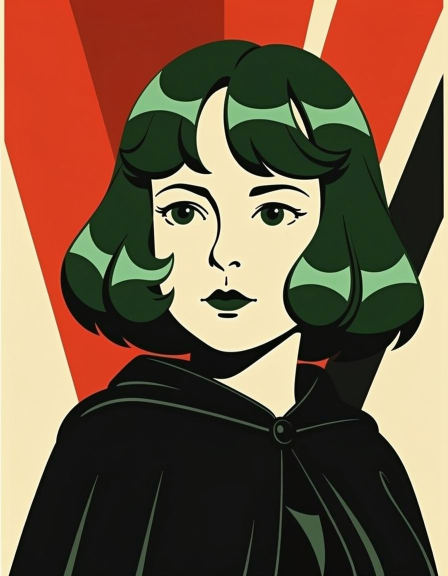
#> input picture assets/bichon_portrait_raw.jpeg, 896 x 1152 px (shown at 1/2 size)
$ python -i nonogram_pipeline.py   (imports and definitions only)
#> lines starting #> are read from the running program, lines starting #| are printed output that depends on the picture; after the words box and inside, x2 and y2 are one past the last pixel; in counts of white or black regions, pixels touching at a corner belong together
#> further down, picture is the input picture: PIL image 896x1152 RGB; mean R, G, B 117.1, 90.4, 67.7
#!/usr/bin/env python3
"""Generate nonogram puzzle sheets and pixel-art solutions from source images."""

from __future__ import annotations

import argparse
import json
import math
from collections import Counter
from dataclasses import dataclass
from datetime import datetime, timezone
from pathlib import Path
from typing import Iterable

import numpy as np
from PIL import Image, ImageDraw, ImageFont

try:
    import cv2
except ImportError as exc:  # pragma: no cover - exercised only when dependency is missing
    raise SystemExit("opencv-python-headless is required for nonogram image binarization") from exc

from nonogram.src.core.solveurs.dynamic_programming import solve as nonogram_solve
from nonogram.src.core.solveurs.solveur_utils import CASE_NOIRE, CASE_VIDE


CELL_SIZE = 40
FONT_SIZE = 18
OUTPUT_DIR = Path("output")
PUZZLES_DIR = Path("puzzles")

SOYUZ_PALETTE: list[tuple[int, int, int]] = [
    (255, 255, 255),  # paper
    (204, 32, 39),  # poster red
    (31, 83, 177),  # cobalt blue
    (242, 187, 51),  # warm yellow
    (28, 31, 36),  # ink black
]

COLOR_NAMES = {
    (255, 255, 255): "paper",
    (204, 32, 39): "poster_red",
    (31, 83, 177): "cobalt_blue",
    (242, 187, 51): "warm_yellow",
    (28, 31, 36): "ink_black",
}


@dataclass(frozen=True)
class PuzzleData:
    name: str
    title: str
    caption: str
    size: int
    colors: list[list[tuple[int, int, int]]]
    filled: list[list[bool]]
    row_clues: list[list[int]]
    column_clues: list[list[int]]
    background_color: tuple[int, int, int]
    solver_fully_resolved: bool
    solver_matches_source: bool


# [6 lines left out: function crop_center_square, not called in this run]


def crop_largest_subject_square(image: Image.Image) -> Image.Image:
    rgb_image = composite_on_white(image)
#> in composite_on_white, `background = Image.new("RGBA", rgba.size, (255, 255, 255, 255))`: background: PIL image 896x1152 RGBA; every value is 255
    rgb = np.array(rgb_image, dtype=np.uint8)
    foreground = (np.linalg.norm(255 - rgb.astype(np.int16), axis=2) > 40).astype(np.uint8)
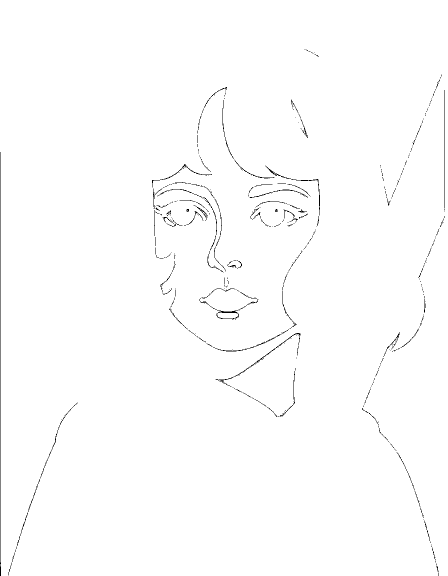
#> foreground: shape (1152, 896) (shown at 1/2 size); values 0 (black) and 1 (white), 99.2% white; black in thin lines or dots
    if not np.any(foreground):
        return crop_center_square(rgb_image)

    labels_count, labels, stats, _centroids = cv2.connectedComponentsWithStats(foreground, connectivity=8)
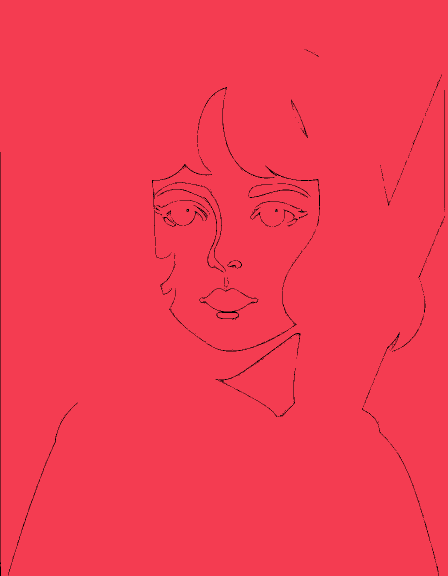
#> labels: shape (1152, 896) int32 (shown at 1/2 size); 8 distinct labels, from 0 to 7; one colour per label, 0 black
#> labels_count = 8; stats = [[0, 98, 889, 1054, 8100], [0, 0, 896, 1152, 1024083], [307, 391, 1, 1, 1], [374, 420, 2, 1, 2], [551, 421, 2, 2, 2], [603, 422, 1, 1, 1], [391, 424, 1, 1, 1], [796, 671, 1, 2, 2]]
    if labels_count <= 1:
        return crop_center_square(rgb_image)

    largest_label = 1 + int(np.argmax(stats[1:, cv2.CC_STAT_AREA]))
#> largest_label = 1
    x = int(stats[largest_label, cv2.CC_STAT_LEFT])
#> x = 0
    y = int(stats[largest_label, cv2.CC_STAT_TOP])
#> y = 0
    width = int(stats[largest_label, cv2.CC_STAT_WIDTH])
#> width = 896
    height = int(stats[largest_label, cv2.CC_STAT_HEIGHT])
#> height = 1152

    margin = round(max(width, height) * 0.22)
#> margin = 253
    center_x = x + width / 2
#> center_x = 448
    center_y = y + height / 2
#> center_y = 576
    side = min(max(width, height) + margin * 2, max(rgb_image.size))
#> side = 1152
    left = round(center_x - side / 2)
#> left = -128
    top = round(center_y - side / 2)
#> top = 0
    right = left + side
#> right = 1024
    bottom = top + side
#> bottom = 1152

    padded = Image.new("RGB", (side, side), (255, 255, 255))
#> padded: PIL image 1152x1152 RGB; every value is 255
    crop = rgb_image.crop((max(0, left), max(0, top), min(rgb_image.width, right), min(rgb_image.height, bottom)))
    padded.paste(crop, (max(0, -left), max(0, -top)))
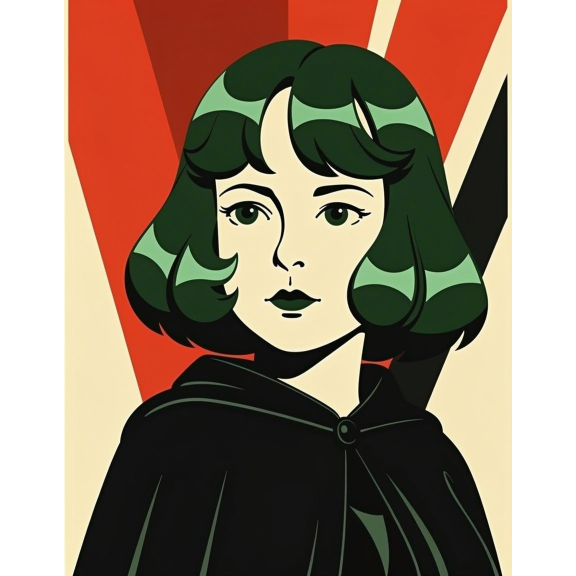
#> padded: PIL image 1152x1152 RGB (shown at 1/2 size); mean R, G, B 147.8, 127, 109.4
    return padded


def composite_on_white(image: Image.Image) -> Image.Image:
    rgba = image.convert("RGBA")
    background = Image.new("RGBA", rgba.size, (255, 255, 255, 255))
    background.alpha_composite(rgba)
    return background.convert("RGB")


# [189 lines left out: functions fixed_palette_image, quantize_to_soyuz_palette, amplify_lab_channel, nearest_palette_color, _binarize_image, quantize_cells_from_mask and 6 more, not called in this run]


def text_size(draw: ImageDraw.ImageDraw, font: ImageFont.FreeTypeFont | ImageFont.ImageFont, text: str) -> tuple[int, int]:
    bbox = draw.textbbox((0, 0), text, font=font)
    return bbox[2] - bbox[0], bbox[3] - bbox[1]


# [188 lines left out: functions clue_layout, draw_grid_lines, draw_clues, render_puzzle, write_metadata, generate_outputs and 3 more, not called in this run]


def generate_tests() -> list[PuzzleData]:
    return [generate_outputs(*args) for args in create_test_sources()]


# [36 lines left out: functions parse_args, main, not called in this run]


# [2 lines not run here, left out]

>>> from PIL import Image
>>> picture = Image.open('../assets/bichon_portrait_raw.jpeg')
>>> result = crop_largest_subject_square(picture)

$ run again, on assets/generated_refs/kitov_self_portrait.png
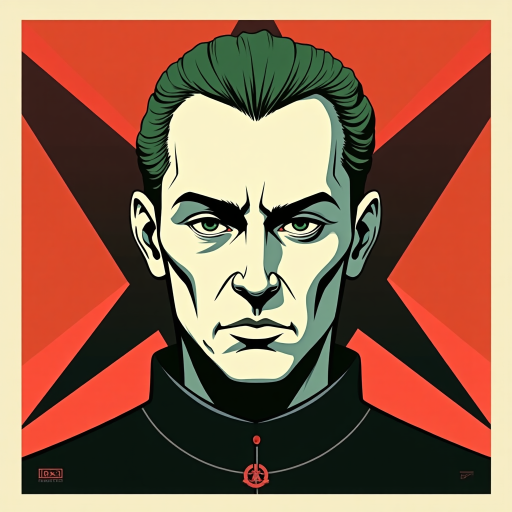
#> input picture assets/generated_refs/kitov_self_portrait.png, 1024 x 1024 px (shown at 1/2 size)
#> picture is the input picture: PIL image 1024x1024 RGB; mean R, G, B 146.5, 104.7, 81.6
#> background: PIL image 1024x1024 RGBA; every value is 255
#> in crop_largest_subject_square, `foreground = (np.linalg.norm(255 - rgb.astype(np.int16), axis=2) > 40)..`:
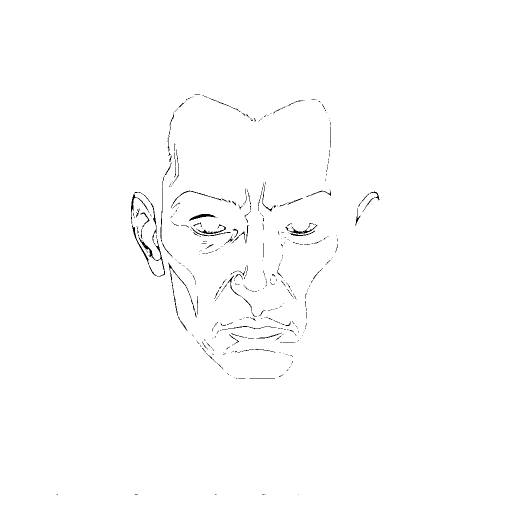
#> foreground: shape (1024, 1024) (shown at 1/2 size); values 0 (black) and 1 (white), 99.3% white; black in thin lines or dots, all inside (x1, y1, x2, y2) = (113, 188, 759, 990)
#> in crop_largest_subject_square, `labels_count, labels, stats, _centroids = cv2.connectedComponentsWithS..`:
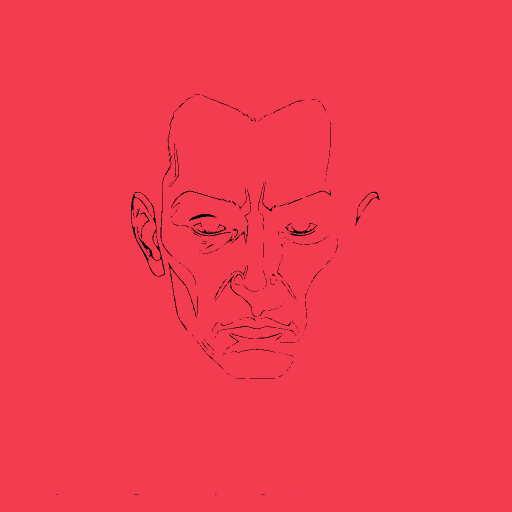
#> labels: shape (1024, 1024) int32 (shown at 1/2 size); 3 distinct labels, from 0 to 2; one colour per label, 0 black
#> labels_count = 3; stats = [[113, 188, 646, 802, 7143], [0, 0, 1024, 1024, 1041432], [289, 491, 1, 1, 1]]
#> largest_label = 1
#> x = 0
#> width = 1024
#> margin = 225
#> center_x = 512
#> side = 1024
#> left = 0
#> right = 1024
#> padded: PIL image 1024x1024 RGB; every value is 255
